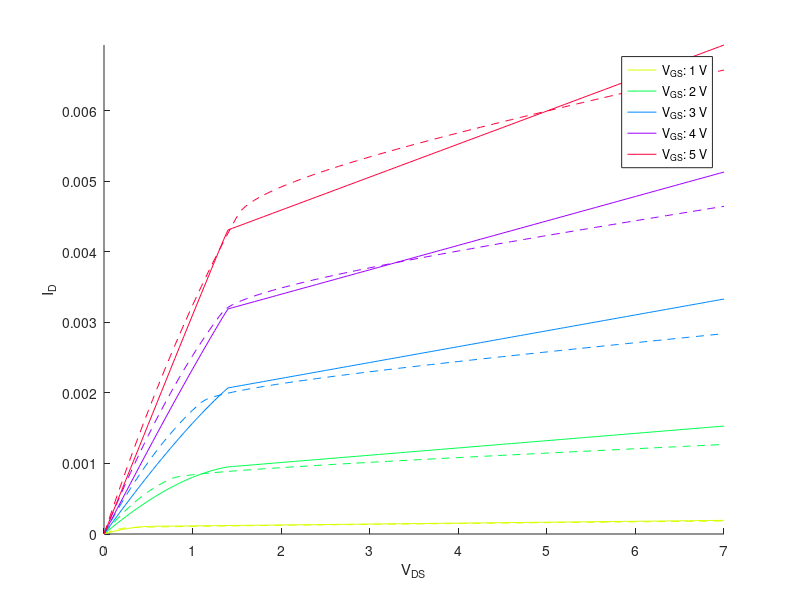

This chart was generated by the following MATLAB code:
%simulate.m
%
%Robin Hes - TU Delft
%
%A script to calculate and subsequently simulate a set of parameters from
%Rabaey's CMOS model, using a given set of datapoints and simulation data

%cleanup
clc; clear; close all;
%load known transistor parameters
load parameters.mat;
%load simulation data
load sim.mat;

%set constants
num_parameters = length(sim_V_GS1);
num_steps = length(sim_V_DS1);

%set parameter calculation preconditions
%DATAPOINT:     1       2       3       4
data_V_DS = [   2.2     1.6     1.6     5];
data_V_GS = [   1.2     1.2     1.4     5];
data_I_D = zeros(length(data_V_DS), 1);

for i = 1 : length(data_V_DS)
    data_I_D_y = find(sim_V_GS1 == data_V_GS(i), 1, 'first');
    data_I_D_x = find(sim_V_DS1 == data_V_DS(i), 1, 'first');
    data_I_D(i) = sim_I_D1(data_I_D_x, data_I_D_y);
end

%calculate V_T0 (datapoints 2 and 3)
model_V_T0 = (sqrt(data_I_D(2))*data_V_GS(3) - sqrt(data_I_D(3))*data_V_GS(2))/(sqrt(data_I_D(2)) - sqrt(data_I_D(3)));
%calculate lambda (datapoints 1 and 2)
model_lambda = (data_I_D(1) - data_I_D(2))/(data_V_DS(1)*data_I_D(2) - data_V_DS(2)*data_I_D(1));
%calculate k and kprime (datapoint 3)
model_k = (2*data_I_D(3))/((data_V_GS(3)-model_V_T0)^2*(1+model_lambda*data_V_DS(3)));
model_kprime = parameter_L/parameter_W*model_k;
%calculate V_DSAT (datapooint 4)
model_V_DSAT(1) = (-model_k*(data_V_GS(4)-model_V_T0) + sqrt((model_k*(data_V_GS(4)-model_V_T0))^2 - model_k*2*data_I_D(4) / (1+model_lambda*data_V_DS(4))))/(-model_k);
model_V_DSAT(2) = (-model_k*(data_V_GS(4)-model_V_T0) - sqrt((model_k*(data_V_GS(4)-model_V_T0))^2 - model_k*2*data_I_D(4) / (1+model_lambda*data_V_DS(4))))/(-model_k);

%setup figure values
colors = hsv(num_parameters);
legend_string = cell((num_parameters - 1)/5, 1);
h = zeros((num_parameters - 1)/5,1);
hold all;

%construct V_min and calculate I_D
model_V_min = zeros(num_steps,num_parameters);
model_I_D = zeros(num_steps,num_parameters);

for i = 1 : length(sim_V_GS1)
    for j = 1 : num_steps
        model_V_min(j,i) = min([(sim_V_GS1(i)-model_V_T0) sim_V_DS1(j) model_V_DSAT(1)]);
        
        if (sim_V_GS1(i)-model_V_T0) < 0
            model_I_D(j,i) = 0;
        else
            model_I_D(j,i) = model_k*((sim_V_GS1(i)-model_V_T0)*model_V_min(j,i) - model_V_min(j,i)^2/2)*(1+model_lambda*sim_V_DS1(j));
        end
    end
    
    if mod(i-1, 5) == 0 &&  i > 1
        %plot relevant data and construct legend
        figure(1);
        h(ceil((i-1)/5)) = plot(sim_V_DS1, model_I_D(:,i), 'color', colors(i,:));
        plot(sim_V_DS1, sim_I_D1(:,i),'--', 'color', colors(i,:) );
        legend_string{(i-1)/5} = ['V_{GS}: ', num2str(sim_V_GS1(i)), ' V'];
    end
end

%save data
save('model', 'model_V_T0', 'model_lambda', 'model_k', 'model_V_DSAT', 'model_V_min', 'model_I_D');

%display legend and set axes
figure(1);
legend(h(:), legend_string{:});
axis([0 max(sim_V_DS1) 0 max(max(model_I_D))]);
xlabel('V_{DS}');
ylabel('I_{D}');